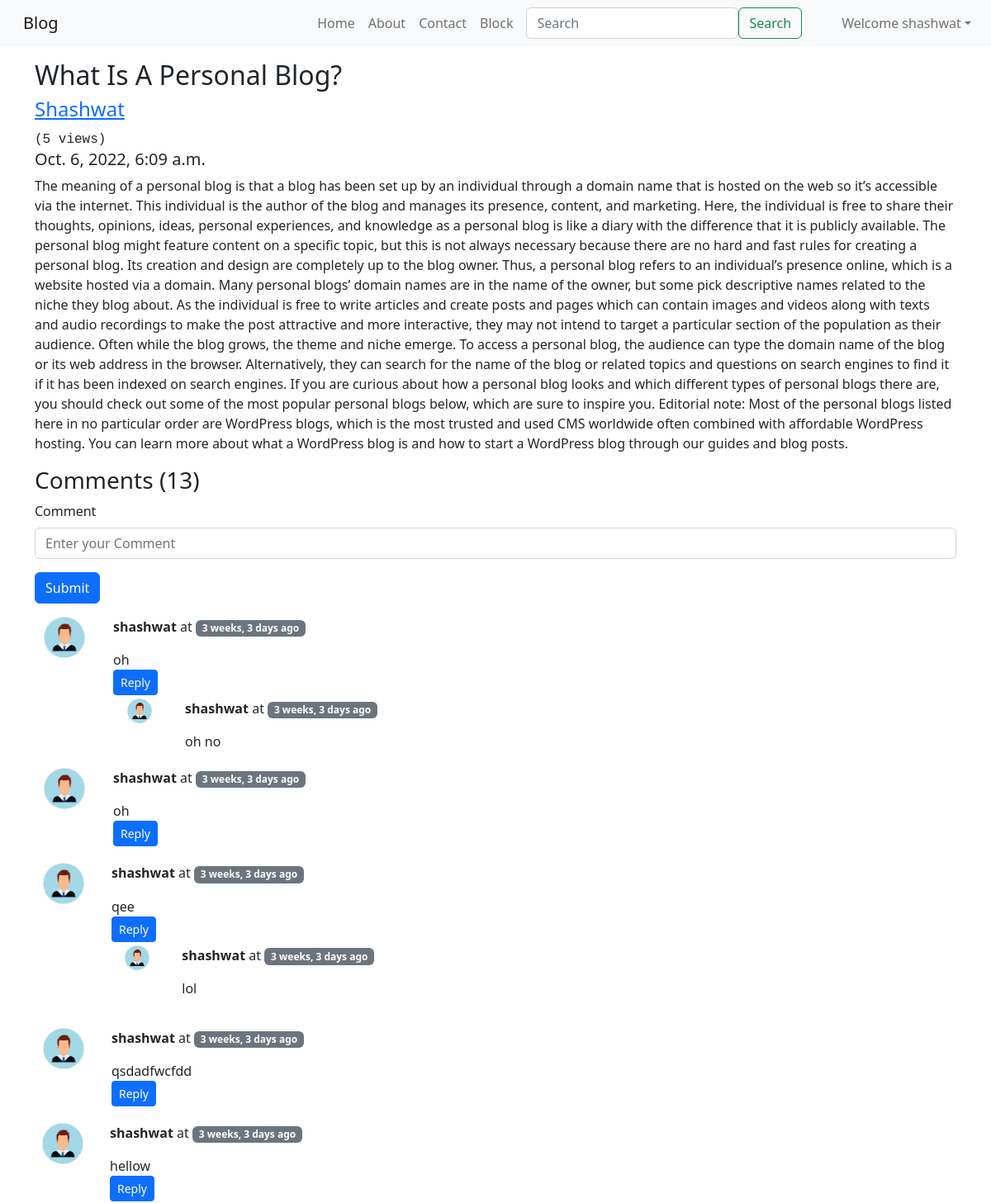
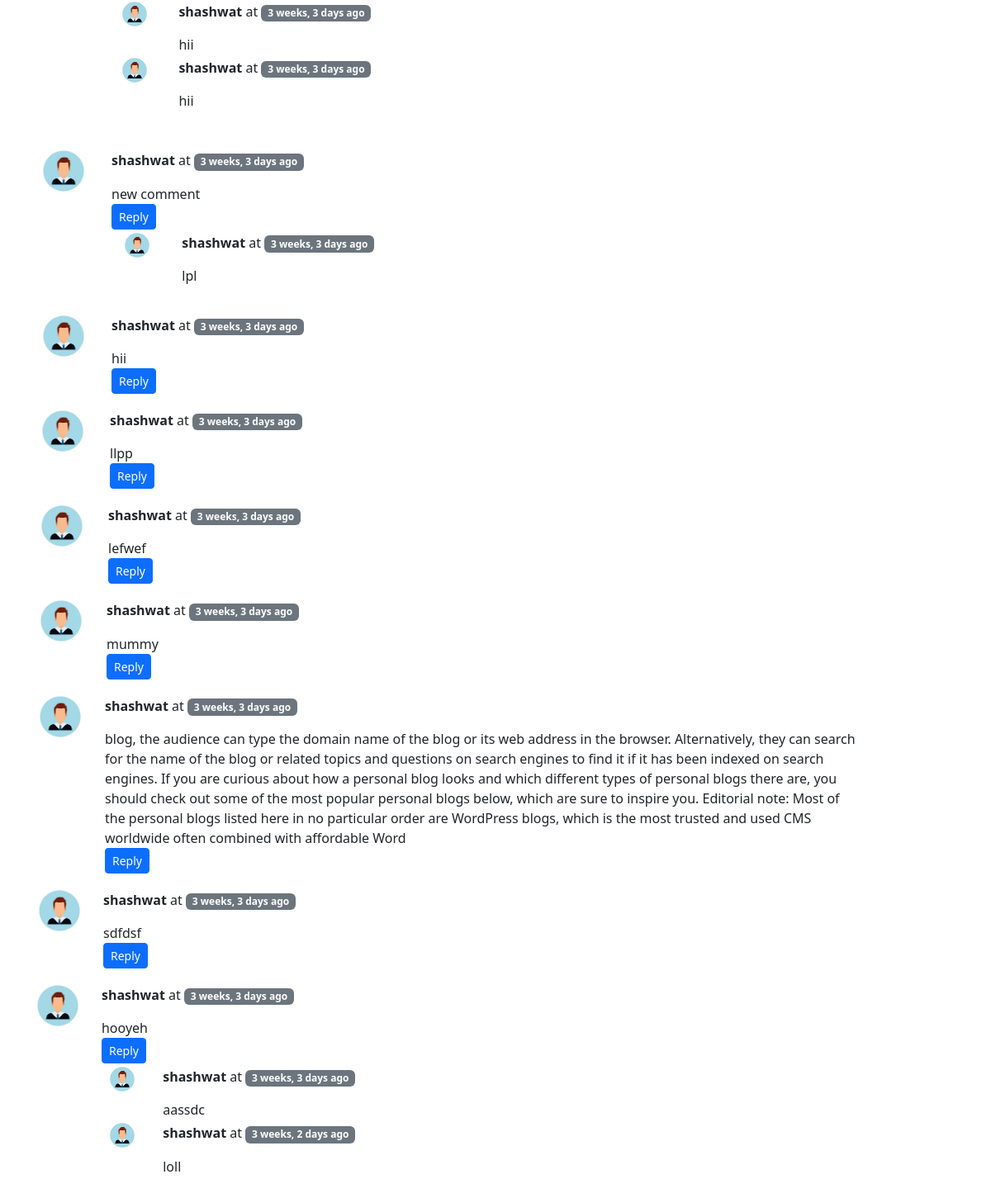
The page /icode/shashwat-kesharwani (signed in) on the database its author committed (2 pictures, top to bottom).
### icode/models.py (models this page shows, shortened)
class Post(models.Model):
    sno = models.AutoField(primary_key = True)
    title = models.CharField(max_length=100)
    desc = models.TextField()
    author = models.CharField(max_length = 200)
    slug = models.CharField(max_length = 50)
    views = models.IntegerField(default=0)
    timeStamp = models.DateTimeField(default=now ,blank = True)

class BlogComment(models.Model):
    sno = models.AutoField(primary_key = True)
    comments = models.TextField()
    user = models.ForeignKey(User ,on_delete = models.CASCADE)
    post = models.ForeignKey(Post,on_delete = models.CASCADE)
    parent = models.ForeignKey('self',on_delete = models.CASCADE,null = True)
    timeStamp = models.DateTimeField(default=now)

### icode/views.py (the view)
# urls.py: path("/<id>",blogpost,name="blogpost"),
def blogpost(request,id):
    obj = Post.objects.filter(slug = id).first()
    obj.views = obj.views+1
    obj.save()
    com = BlogComment.objects.filter(post = obj,parent = None)
    reply = BlogComment.objects.filter(post = obj).exclude(parent = None)
    repDict = {}
    for r in reply:
        if r.parent.sno not in repDict.keys():
            repDict[r.parent.sno] = [r]
        else:
            repDict[r.parent.sno].append(r)
    data = {
        'i':obj,
        'com':com,
        'user':request.user,
        'repDict':repDict,
    }
    return render(request,'blog/blogslug.html',data)

### icode/templatetags/extras.py (called while the page is built)
@register.filter(name='get_val')
def get_val(dict,key):
    return dict.get(key)

### template/blog/blogslug.html (shortened to what this page needs)
{% extends 'base.html' %}
{% block body %}
<div class="container my-3">
    <h2>{{i.title}}</h2>
    <a href="/about">
        <h4>{{i.author}}</h4>
    </a><samp>({{i.views}} views)</samp>
    <h5>{{i.timeStamp}}</h5>
    <p>{{i.desc|safe}}</p>
</div>
<div class="container">
    <h3>Comments ({{com.count}})
    </h3>
    {% if user.is_authenticated %}
    <form action="{% url 'pcomment' %}" method="post">
        <div class="mb-3">
            <label for="comment" class="form-label">Comment</label>
            <input type="text" class="form-control" name="comment" id="comment" placeholder="Enter your Comment">
        </div>
        <button type="submit" class="btn btn-primary">Submit</button>
    </form>
    {% else %}
    <p>Please Login to add Comments</p>
    {% endif %}
</div>
<div class="container">
    {% load humanize %}
    {% load extras %}
    {% for comment in com %}
    {% if user.is_authenticated %}
    <div class="row my-3">
        <div class="col-md-1"><img class="rounded mx-auto d-block" src="/static/img/img1.jpg" width="50" alt=""></div>
        <div class="col-md-11"><b>{{comment.user.username}}</b> at <p class="badge bg-secondary">
                {{comment.timeStamp|naturaltime}}</p>
            <div> {{comment.comments}}</div>
            <div class="reply mx-0">
                <button class="btn btn-sm btn-primary" type="button" data-bs-toggle="collapse"
                    data-bs-target="#replybox{{comment.sno}}" aria-expanded="false"
                    aria-controls="replybox{{comment.sno}}">
                    Reply
                </button>
                <div class="reply my-1">
                    {% for reply in repDict|get_val:comment.sno %}
                    <div class="row">
                        <div class="col-md-1"><img class="rounded mx-auto d-block" src="/static/img/img1.jpg" width="30"
                                alt=""></div>
                        <div class="col-md-11"><b>{{reply.user.username}}</b> at <p class="badge bg-secondary">
                                {{reply.timeStamp|naturaltime}}</p>
                            <div> {{reply.comments}}</div>
                        </div>
                    </div>
                </div>
                {% endfor %}
            </div>
        </div>
    </div>
    {% endif %}
    {% endfor %}
</div>
{% endblock %}

### template/base.html (shortened to what this page needs)
<!doctype html>
<html>
<head>
  <link rel="stylesheet" href="https://cdn.jsdelivr.net/npm/bootstrap@5.2.1/dist/css/bootstrap.rtl.min.css"
>
</head>
<body>
  <nav class="navbar navbar-expand-lg bg-light">
    <div class="container-fluid">
      <a class="navbar-brand" href="#">Blog</a>
      <div class="collapse navbar-collapse" id="navbarSupportedContent">
        <ul class="navbar-nav me-auto mb-2 mb-lg-0">
          <li class="nav-item">
            <a class="nav-link {% block homeactive %}{% endblock %}" aria-current="page" href="/">Home</a>
          </li>
          <li class="nav-item">
            <a class="nav-link {% block aboutactive %}{% endblock %}" href="/about">About</a>
          </li>
          <li class="nav-item">
            <a class="nav-link {% block contactactive %}{% endblock %}" href="/contact">Contact</a>
          </li>
          <li class="nav-item">
            <a class="nav-link {% block blockactive %}{% endblock %}" href="/icode">Block</a>
          </li>
        </ul>
        <form class="d-flex" method="get" action="/search" role="search">
          <input class="form-control me-2" type="search" name="query" id="query" placeholder="Search"
            aria-label="Search">
          <button class="btn btn-outline-success" type="submit">Search</button>
        </form>
        {% if user.is_authenticated %}
        <ul class="navbar-nav ml-auto">
          <li class="nav-item dropdown">
            <a class="nav-link dropdown-toggle" href="#" role="button" data-bs-toggle="dropdown" aria-expanded="false">
              Welcome {{request.user}}
            </a>
          </li>
        </ul>
              {% endif %}
            </div>
          </div>
  </nav>
  {% block body %}{% endblock %}
</body>
</html>

### rows shown on the page
Post: title "What Is A Personal Blog?", author "Shashwat", views "5", timeStamp "Oct. 6, 2022, 6:09 a.m.", desc "The meaning of a personal blog is that a blog has been set up by an individual through a domain name that is hosted on the web so it’s accessible via the internet. This individual is the author of the blog and manages its presence, content, and marketing. Here, the individual is free to share their thoughts, opinions, ideas, personal experiences, and knowledge as a personal blog is like a diary with the difference that it is publicly available. The personal blog might feature content on a specific topic, but this is not always necessary because there are no hard and fast rules for creating a personal blog. Its creation and design are completely up to the blog owner. Thus, a personal blog…"
BlogComment: user.username "shashwat", timeStamp "3 weeks, 3 days ago", comments "oh"
BlogComment: user.username "shashwat", timeStamp "3 weeks, 3 days ago", comments "oh no"
BlogComment: user.username "shashwat", timeStamp "3 weeks, 3 days ago", comments "oh"
BlogComment: user.username "shashwat", timeStamp "3 weeks, 3 days ago", comments "qee"
BlogComment: user.username "shashwat", timeStamp "3 weeks, 3 days ago", comments "lol"
BlogComment: user.username "shashwat", timeStamp "3 weeks, 3 days ago", comments "qsdadfwcfdd"
BlogComment: user.username "shashwat", timeStamp "3 weeks, 3 days ago", comments "hellow"
BlogComment: user.username "shashwat", timeStamp "3 weeks, 3 days ago", comments "hii"
BlogComment: user.username "shashwat", timeStamp "3 weeks, 3 days ago", comments "hii"
BlogComment: user.username "shashwat", timeStamp "3 weeks, 3 days ago", comments "new comment"
BlogComment: user.username "shashwat", timeStamp "3 weeks, 3 days ago", comments "lpl"
BlogComment: user.username "shashwat", timeStamp "3 weeks, 3 days ago", comments "hii"
BlogComment: user.username "shashwat", timeStamp "3 weeks, 3 days ago", comments "llpp"
BlogComment: user.username "shashwat", timeStamp "3 weeks, 3 days ago", comments "lefwef"
BlogComment: user.username "shashwat", timeStamp "3 weeks, 3 days ago", comments "mummy"
BlogComment: user.username "shashwat", timeStamp "3 weeks, 3 days ago", comments "blog, the audience can type the domain name of the blog or its web address in the browser. Alternatively, they can search for the name of the blog or related topics and questions on search engines to find it if it has been indexed on search engines. If you are curious about how a personal blog looks and which different types of personal blogs there are, you should check out some of the most popular personal blogs below, which are sure to inspire you. Editorial note: Most of the personal blogs listed here in no particular order are WordPress blogs, which is the most trusted and used CMS worldwide often combined with affordable Word"
BlogComment: user.username "shashwat", timeStamp "3 weeks, 3 days ago", comments "sdfdsf"
BlogComment: user.username "shashwat", timeStamp "3 weeks, 3 days ago", comments "hooyeh"
BlogComment: user.username "shashwat", timeStamp "3 weeks, 3 days ago", comments "aassdc"
BlogComment: user.username "shashwat", timeStamp "3 weeks, 2 days ago", comments "loll"

### other values the page prints
{{ request.user }} "shashwat"
{{ com.count }} "13"
